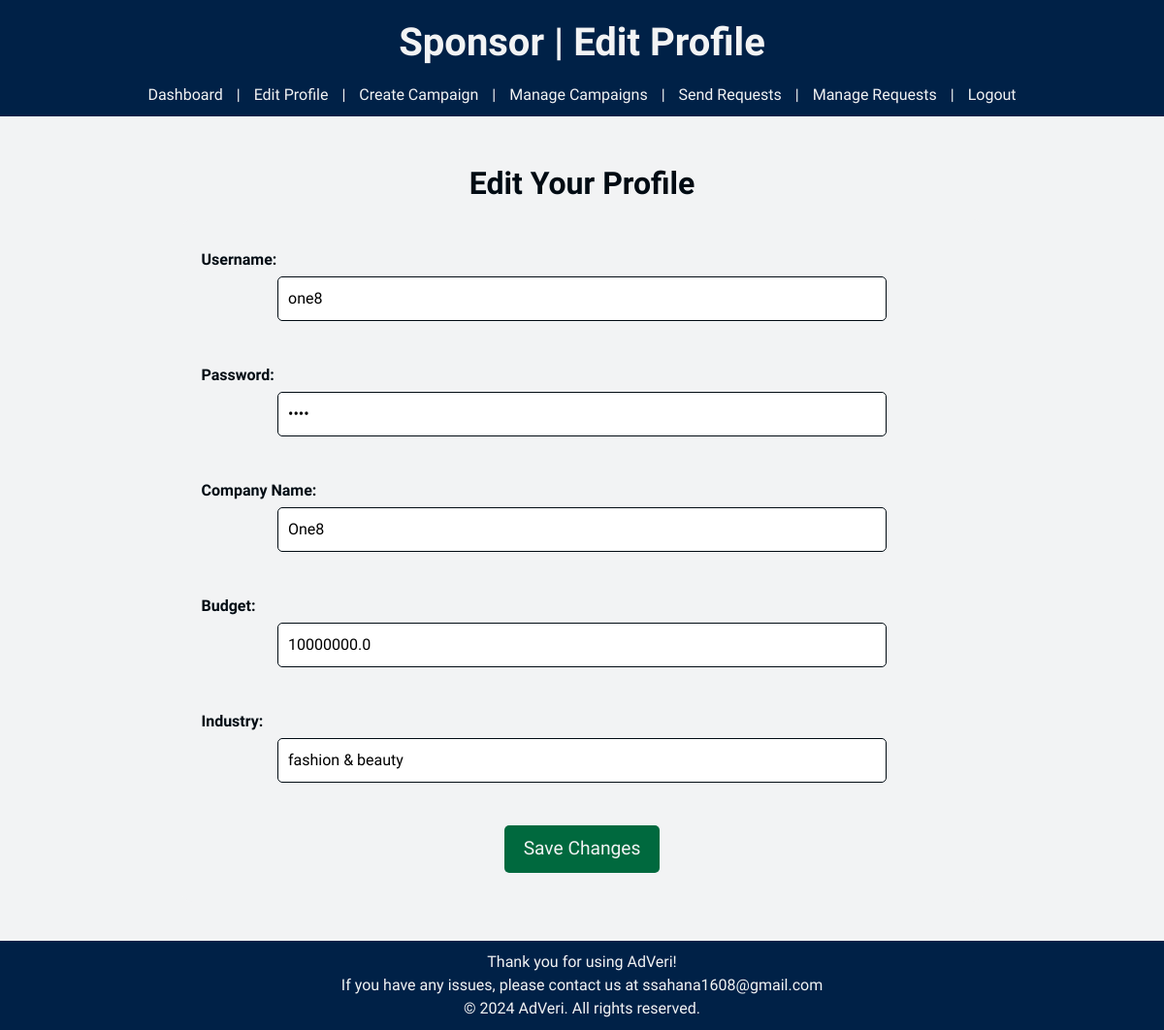
/sponsor/edit_profile (signed in), run on the app's committed database.
### models.py (models this page shows)
class Users(db.Model):
    __tablename__ = 'users'
    id = db.Column(db.Integer, primary_key=True, autoincrement=True)
    username = db.Column(db.String(16), unique=True, nullable=False)
    password = db.Column(db.String(16), nullable=False)
    role = db.Column(db.String, nullable=False)
    sponsor = db.relationship('Sponsor', backref='user', lazy=True, cascade="all, delete-orphan")
    influencer = db.relationship('Influencer', backref='user', lazy=True, cascade="all, delete-orphan")
    flagged = db.relationship('Flagged', backref='user', lazy=True, cascade="all, delete-orphan")

class Sponsor(db.Model):
    __tablename__ = 'sponsors'
    id = db.Column(db.Integer, primary_key=True, autoincrement=True)
    user_id = db.Column(db.Integer, db.ForeignKey('users.id'), nullable=False)
    company_name = db.Column(db.String(120), unique = True, nullable = False)
    industry = db.Column(db.String(120), nullable = False)
    budget = db.Column(db.Float, nullable = False)
    campaigns = db.relationship('Campaign', backref='sponsor', lazy=True, cascade="all, delete-orphan")
    requests = db.relationship('AdRequest', backref='sponsor', lazy=True, cascade="all, delete-orphan")

### app.py (the view, shortened to what this page needs)
@app.route('/sponsor/edit_profile', methods = ['GET', 'POST'])
def sponsor_edit_profile():
    if 'user_id' not in session or session['role'] != 'Sponsor':
        flash('Please log in as sponsor to access this page.', 'error')
        return redirect(url_for('login'))
    user = Users.query.get(session['user_id'])
    if not user:
        flash('User not found', 'error')
        return redirect(url_for('login'))
    sponsor = Sponsor.query.filter_by(user_id = user.id).first()
    if not sponsor:
        flash('Sponsor details not found', 'error')
        return redirect(url_for('login'))
    return render_template('sponsor/edit_profile.html',
                           user = user,
                           sponsor = sponsor)

### templates/sponsor/edit_profile.html (shortened to what this page needs)
<!DOCTYPE html>
<html lang="en">
<head>
    <link href="https://cdn.jsdelivr.net/npm/bootstrap@5.0.2/dist/css/bootstrap.min.css" rel="stylesheet">
    <link rel="stylesheet" href="{{ url_for('static', filename='styles.css') }}">
</head>
<body>
    <header>
        <h1>Sponsor | Edit Profile</h1>
        <a href="{{ url_for('sponsor_dashboard')}}">Dashboard</a> |
        <a href="{{ url_for('sponsor_edit_profile') }}">Edit Profile</a> |
        <a href="{{ url_for('sponsor_create_campaign')}}">Create Campaign</a> |
        <a href="{{ url_for('sponsor_manage_campaigns') }}">Manage Campaigns</a> |
        <a href="{{ url_for('sponsor_send_request')}}">Send Requests</a> |
        <a href="{{ url_for('sponsor_manage_requests') }}">Manage Requests</a> |
        <a href="{{ url_for('logout')}}">Logout</a>
    </header>
    <div class="container">
        <h2>Edit Your Profile</h2>
        <form method="POST" action="{{ url_for('sponsor_edit_profile') }}">
            <label for="username">Username:</label>
            <input type="text" id="username" name ="username" value="{{ user.username }}"  readonly>
            <br>
            <label for="password">Password:</label>
            <input type="password" id="password" name="password" value="{{ user.password }}" required>
            <br>
            <label for="company_name">Company Name:</label>
            <input type="text" id="company_name" name="company_name" value="{{ sponsor.company_name }}" required>
            <br>
            <label for="budget">Budget:</label>
            <input type="number" id="budget" name="budget" value="{{ sponsor.budget }}" required>
            <br>
            <label for="industry">Industry:</label>
            <input type="text" id="industry" name="industry" value="{{ sponsor.industry }}" required>
            <br>
            <button type="submit" class="btn btn-save">Save Changes</button>
        </form>
    </div>
    <footer>
        Thank you for using AdVeri! <br>
        If you have any issues, please contact us at ssahana1608@gmail.com <br>
        &copy; 2024 AdVeri. All rights reserved.
    </footer>
</body>
</html>

### static/styles.css (style rules this page uses)
:root { --rich-black: #010b13ff; --oxford-blue: #002147ff; --rusty-red: #da2c43ff; --antiflash-white: #f2f3f4ff; --ut-orange: #ff8200ff; --dartmouth-green: #00693eff; }
body { font-family: 'Work Sans', sans-serif; color: var(--rich-black); background-color: var(--antiflash-white); align-items: center; margin: 0; padding: 0; text-align: center; display: flex; flex-direction: column; justify-content: center; }
h1, h2, h3 { text-align: center; padding: 10px; font-weight: bold; }
header { font-family: 'Eagle Lake', cursive; background-color: var(--oxford-blue); color: var(--antiflash-white); text-align: center; margin: 0; font-size: 1rem; top: 0; width: 100%; text-align: center; left: 0; padding: 10px; }
footer { color: var(--antiflash-white); font-family: 'Eagle Lake', sans-serif; background-color: var(--oxford-blue); text-align: center; margin: 0; font-size: 1rem; bottom: 0; width: 100%; text-align: center; left: 0; z-index: 999; padding: 10px; }
a { background-color: var(--oxford-blue); color: var(--antiflash-white); text-decoration: none; padding: 5px 10px; }
.container { width: 100%; display: flex; flex-direction: column; align-items: center; padding: 20px; margin: 20px; }
.btn { display: inline-block; font-family: 'Work Sans', sans-serif; padding: 10px 20px; margin: 10px; color: var(--antiflash-white); text-decoration: none; font-size: 1.2em; border-radius: 5px; border: none; cursor: pointer; }
.btn-save { background-color: var(--dartmouth-green); }
label { font-weight: bold; }
input, select { padding: 10px; margin-bottom: 10px; border-radius: 5px; width: 300px; }
form { background-color: var(--antiflash-white); color: var(--rich-black); padding: 20px; border-radius: 10px; width: 75%; display: flex; flex-direction: column; align-items: center; }
form label { display: block; margin-top: 10px; width: 100%; text-align: left; }
form input, form textarea, form select { width: 80%; padding: 10px; margin-top: 5px; margin-bottom: 10px; border: 1px solid var(--rich-black); border-radius: 5px; }
form button { color: var(--antiflash-white); padding: 10px 20px; border: none; border-radius: 5px; cursor: pointer; }

### data on the page
Users: username "one8"
Sponsor: company_name "One8", budget "10000000.0", industry "fashion & beauty"
